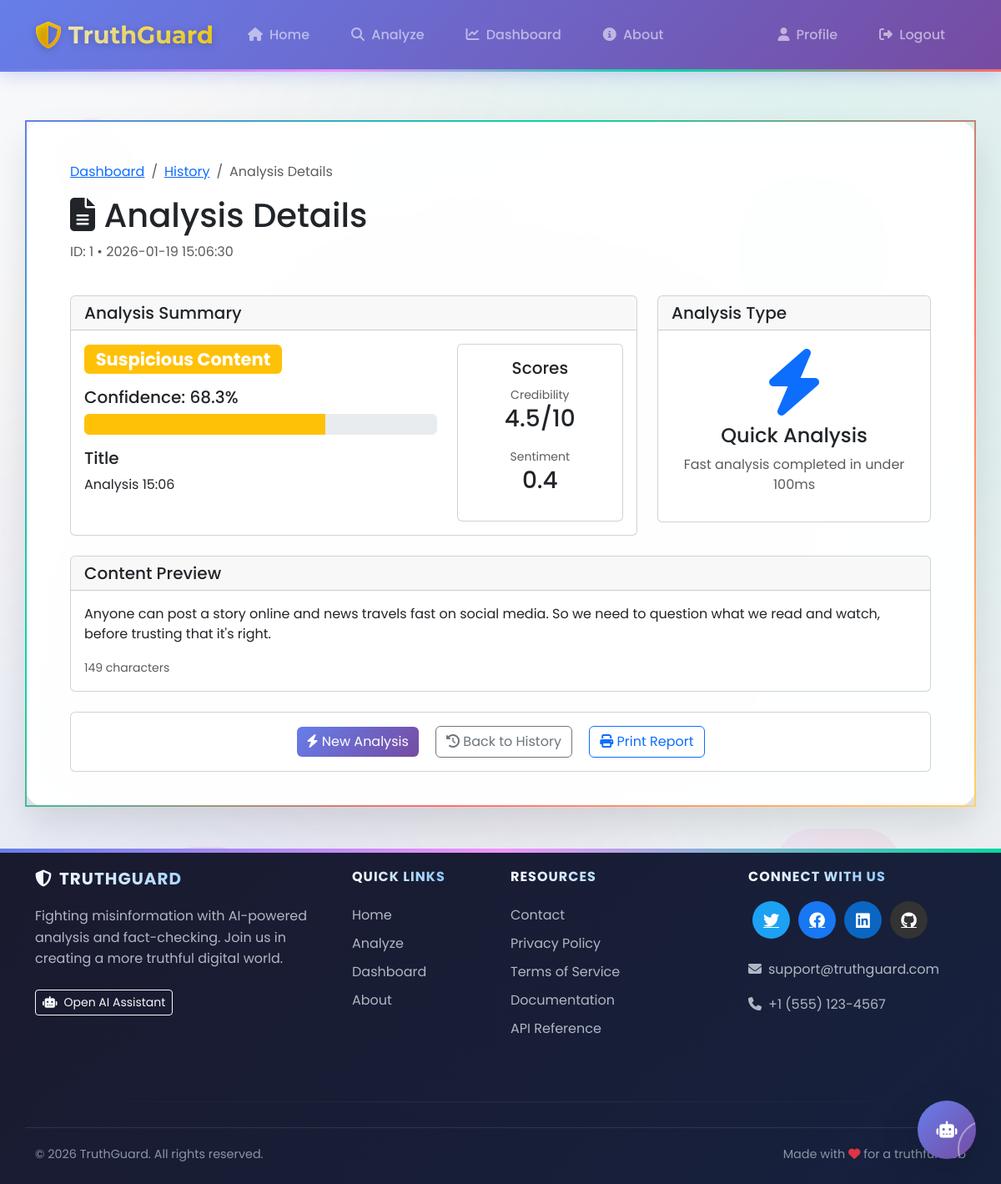
The app's page /analysis/1 (signed in) with its own data.
### app.py (models this page shows, shortened)
class Analysis(db.Model):
    __tablename__ = 'analyses'
    id = db.Column(db.Integer, primary_key=True)
    title = db.Column(db.Text, default='')
    content = db.Column(db.Text, default='')  # raw text content (for display/search)
    article_data = db.Column(db.JSON, nullable=True)  # optional structured article extraction
    source_url = db.Column(db.Text, nullable=True)  # This should be nullable
    classification = db.Column(db.String(20), nullable=False, default='UNKNOWN')  # RELIABLE, SUSPICIOUS, FAKE, etc.
    confidence_score = db.Column(db.Float, nullable=True)
    sentiment_score = db.Column(db.Float, nullable=True)
    sensationalism_score = db.Column(db.Float, nullable=True)
    credibility_score = db.Column(db.Float, nullable=True)
    key_findings = db.Column(db.Text, default='[]')  # JSON string
    recommendations = db.Column(db.Text, nullable=True)  # JSON string
    fact_checks = db.Column(db.Text, nullable=True)  # JSON string
    analysis_metadata = db.Column(db.Text, default='{}')  # JSON string (e.g. word count, etc.)
    is_quick_analysis = db.Column(db.Boolean, default=False)
    user_id = db.Column(db.Integer, db.ForeignKey('user.id'), nullable=False)
    created_at = db.Column(db.DateTime, default=lambda: datetime.now(timezone.utc))
    updated_at = db.Column(db.DateTime, default=lambda: datetime.now(timezone.utc),
                           onupdate=lambda: datetime.now(timezone.utc))

### app.py (the view)
@app.route('/analysis/<int:analysis_id>')
@login_required
def analysis_detail(analysis_id):
    analysis = Analysis.query.get_or_404(analysis_id)
    if analysis.user_id != current_user.id and current_user.role != 'admin':
        flash('Access denied', 'danger')
        return redirect(url_for('dashboard'))
    try:
        key_findings = json.loads(analysis.key_findings) if analysis.key_findings else []
    except:
        key_findings = []
    try:
        analysis_metadata = json.loads(analysis.analysis_metadata) if analysis.analysis_metadata else {}
    except:
        analysis_metadata = {}
    word_count = analysis_metadata.get('word_count', len(analysis.content.split()) if analysis.content else 0)
    return render_template('analysis_detail.html',
                           analysis=analysis,
                           key_findings=key_findings,
                           word_count=word_count,
                           analysis_metadata=analysis_metadata)

### app.py (called while the page is built)
@login_manager.user_loader
def load_user(user_id):
    try:
        return db.session.get(User, int(user_id))
    except Exception:
        return None

@app.context_processor
def inject_gemini_status():
    return {
        'gemini_available': _GEMINI_AVAILABLE,
        'gemini_model': _GEMINI_MODEL,
        'gemini_api_key_set': bool(_GEMINI_API_KEY and _GEMINI_API_KEY != 'your-gemini-api-key-here')
    }

### templates/analysis_detail.html (shortened to what this page needs)
{% extends "base.html" %}
{% block content %}
<div class="container mt-4">
    <div class="row mb-4">
        <div class="col">
            <nav aria-label="breadcrumb">
                <ol class="breadcrumb">
                    <li class="breadcrumb-item"><a href="/dashboard">Dashboard</a></li>
                    <li class="breadcrumb-item"><a href="/history">History</a></li>
                    <li class="breadcrumb-item active">Analysis Details</li>
                </ol>
            </nav>
            <h1><i class="fas fa-file-alt"></i> Analysis Details</h1>
            <p class="text-muted">ID: {{ analysis.id }} • {{ analysis.created_at.strftime('%Y-%m-%d %H:%M:%S') }}</p>
        </div>
    </div>
    <div class="row mb-4">
        <div class="col-lg-8">
            <div class="card">
                <div class="card-header">
                    <h5 class="mb-0">Analysis Summary</h5>
                </div>
                <div class="card-body">
                    <div class="row">
                        <div class="col-md-8">
                            <h3>
                                {% if analysis.classification == 'RELIABLE' %}
                                <span class="badge bg-success">Reliable Content</span>
                                {% elif analysis.classification == 'SUSPICIOUS' %}
                                <span class="badge bg-warning">Suspicious Content</span>
                                {% elif analysis.classification == 'FAKE' %}
                                <span class="badge bg-danger">Fake Content</span>
                                {% else %}
                                <span class="badge bg-secondary">{{ analysis.classification }}</span>
                                {% endif %}
                            </h3>
                            {% if analysis.confidence_score %}
                            <div class="mt-3">
                                <h5>Confidence: {{ (analysis.confidence_score * 100)|round(1) }}%</h5>
                                <div class="progress" style="height: 25px;">
                                    <div class="progress-bar
                                        {% if analysis.confidence_score >= 0.7 %}bg-success
                                        {% elif analysis.confidence_score >= 0.4 %}bg-warning
                                        {% else %}bg-danger{% endif %}"
                                        style="width: {{ analysis.confidence_score * 100 }}%">
                                    </div>
                                </div>
                            </div>
                            {% endif %}
                            {% if analysis.title %}
                            <div class="mt-3">
                                <h5>Title</h5>
                                <p>{{ analysis.title }}</p>
                            </div>
                            {% endif %}
                        </div>
                        <div class="col-md-4">
                            <div class="card">
                                <div class="card-body text-center">
                                    <h5 class="card-title">Scores</h5>
                                    {% if analysis.credibility_score %}
                                    <div class="mb-3">
                                        <small class="text-muted">Credibility</small>
                                        <h3>{{ analysis.credibility_score|round(1) }}/10</h3>
                                    </div>
                                    {% endif %}
                                    {% if analysis.sentiment_score %}
                                    <div class="mb-3">
                                        <small class="text-muted">Sentiment</small>
                                        <h3>{{ analysis.sentiment_score|round(2) }}</h3>
                                    </div>
                                    {% endif %}
                                </div>
                            </div>
                        </div>
                    </div>
                </div>
            </div>
        </div>
        <div class="col-lg-4">
            <div class="card">
                <div class="card-header">
                    <h5 class="mb-0">Analysis Type</h5>
                </div>
                <div class="card-body text-center">
                    {% if analysis.is_quick_analysis %}
                    <div class="display-1 text-primary">
                        <i class="fas fa-bolt"></i>
                    </div>
                    <h4>Quick Analysis</h4>
                    <p class="text-muted">Fast analysis completed in under 100ms</p>
                    {% else %}
                    <div class="display-1 text-success">
                        <i class="fas fa-chart-bar"></i>
                    </div>
                    <h4>Detailed Analysis</h4>
                    <p class="text-muted">Comprehensive analysis with full report</p>
                    {% endif %}
                </div>
            </div>
        </div>
    </div>
    <div class="row mb-4">
        <div class="col">
            <div class="card">
                <div class="card-header">
                    <h5 class="mb-0">Content Preview</h5>
                </div>
                <div class="card-body">
                    <div class="content-preview" style="max-height: 300px; overflow-y: auto;">
                        {{ analysis.content|safe }}
                    </div>
                    <div class="mt-3">
                        <small class="text-muted">{{ analysis.content|length }} characters</small>
                    </div>
                </div>
            </div>
        </div>
    </div>
    <div class="row mt-4">
        <div class="col">
            <div class="card">
                <div class="card-body text-center">
                    <a href="/analyze" class="btn btn-primary me-3">
                        <i class="fas fa-bolt"></i> New Analysis
                    </a>
                    <a href="/history" class="btn btn-outline-secondary me-3">
                        <i class="fas fa-history"></i> Back to History
                    </a>
                    <button onclick="window.print()" class="btn btn-outline-primary">
                        <i class="fas fa-print"></i> Print Report
                    </button>
                </div>
            </div>
        </div>
    </div>
</div>
{% endblock %}

### templates/base.html (shortened to what this page needs)
<!DOCTYPE html>
<html lang="en">
<head>
    <link href="https://cdn.jsdelivr.net/npm/bootstrap@5.3.0/dist/css/bootstrap.min.css" rel="stylesheet">
    <link rel="stylesheet" href="https://cdnjs.cloudflare.com/ajax/libs/font-awesome/6.4.0/css/all.min.css">
    <link rel="stylesheet" href="https://cdnjs.cloudflare.com/ajax/libs/animate.css/4.1.1/animate.min.css">
</head>
<body class="{% if current_user.is_authenticated %}logged-in{% endif %}">
    <div class="floating-bg-element"
        style="top: 70%; right: 10%; width: 150px; height: 150px; background: var(--secondary-gradient); border-radius: 30%; animation-delay: 5s;">
    </div>
    <div class="floating-bg-element"
        style="bottom: 20%; left: 15%; width: 120px; height: 120px; background: var(--danger-gradient); border-radius: 60% 40% 30% 70%; animation-delay: 15s;">
    </div>
    <nav class="navbar navbar-expand-lg navbar-dark fixed-top">
        <div class="container">
            <a class="navbar-brand d-flex align-items-center" href="{{ url_for('index') }}">
                <i class="fas fa-shield-alt me-2"></i>
                <span>TruthGuard</span>
            </a>
            <div class="collapse navbar-collapse" id="navbarNav">
                <ul class="navbar-nav me-auto">
                    <li class="nav-item">
                        <a class="nav-link" href="{{ url_for('index') }}">
                            <i class="fas fa-home me-1"></i> Home
                        </a>
                    </li>
                    <li class="nav-item">
                        <a class="nav-link" href="{{ url_for('analyze') }}">
                            <i class="fas fa-search me-1"></i> Analyze
                        </a>
                    </li>
                    <li class="nav-item">
                        <a class="nav-link" href="{{ url_for('dashboard') }}">
                            <i class="fas fa-chart-line me-1"></i> Dashboard
                        </a>
                    </li>
                    <li class="nav-item">
                        <a class="nav-link" href="{{ url_for('about') }}">
                            <i class="fas fa-info-circle me-1"></i> About
                        </a>
                    </li>
                </ul>
                <ul class="navbar-nav">
                    {% if current_user.is_authenticated %}
                    <li class="nav-item">
                        <a class="nav-link" href="{{ url_for('profile') }}">
                            <i class="fas fa-user me-1"></i> Profile
                        </a>
                    </li>
                    <li class="nav-item">
                        <a class="nav-link" href="{{ url_for('logout') }}">
                            <i class="fas fa-sign-out-alt me-1"></i> Logout
                        </a>
                    </li>
                    {% endif %}
                </ul>
            </div>
        </div>
    </nav>
    <div class="container mt-5 pt-5">
    </div>
    <main class="container mt-5 pt-4">
        {% block content %}{% endblock %}
    </main>
    <footer class="footer mt-auto py-4">
        <div class="container">
            <div class="row">
                <div class="col-md-4 mb-4">
                    <h5><i class="fas fa-shield-alt me-2"></i>TruthGuard</h5>
                    <p>Fighting misinformation with AI-powered analysis and fact-checking. Join us in creating a more
                        truthful digital world.</p>
                    <button class="btn btn-outline-light btn-sm mt-2" id="openChatFromFooter">
                        <i class="fas fa-robot me-2"></i>Open AI Assistant
                    </button>
                </div>
                <div class="col-md-2 mb-4">
                    <h6>Quick Links</h6>
                    <ul class="list-unstyled">
                        <li><a href="{{ url_for('index') }}">Home</a></li>
                        <li><a href="{{ url_for('analyze') }}">Analyze</a></li>
                        <li><a href="{{ url_for('dashboard') }}">Dashboard</a></li>
                        <li><a href="{{ url_for('about') }}">About</a></li>
                    </ul>
                </div>
                <div class="col-md-3 mb-4">
                    <h6>Resources</h6>
                    <ul class="list-unstyled">
                        <li><a href="{{ url_for('contact') }}">Contact</a></li>
                        <li><a href="#">Privacy Policy</a></li>
                        <li><a href="#">Terms of Service</a></li>
                        <li><a href="#">Documentation</a></li>
                        <li><a href="#">API Reference</a></li>
                    </ul>
                </div>
                <div class="col-md-3 mb-4">
                    <h6>Connect With Us</h6>
                    <div class="social-links d-flex mt-3">
                        <a href="#" class="fa-twitter"><i class="fab fa-twitter"></i></a>
                        <a href="#" class="fa-facebook"><i class="fab fa-facebook"></i></a>
                        <a href="#" class="fa-linkedin"><i class="fab fa-linkedin"></i></a>
                        <a href="#" class="fa-github"><i class="fab fa-github"></i></a>
                    </div>
                    <p class="mt-4">
                        <i class="fas fa-envelope me-2"></i>support@truthguard.com
                    </p>
                    <p class="mb-0">
                        <i class="fas fa-phone me-2"></i>+1 (555) 123-4567
                    </p>
                </div>
            </div>
            <hr>
            <div class="row footer-bottom">
                <div class="col-md-6">
                    <p class="mb-0">&copy; <span id="currentYear"></span> TruthGuard. All rights reserved.</p>
                </div>
                <div class="col-md-6 text-md-end">
                    <p class="mb-0">Made with <i class="fas fa-heart text-danger"></i> for a truthful web</p>
                </div>
            </div>
        </div>
    </footer>
    <div id="floatingChatBtn" style="position: fixed; bottom: 30px; right: 30px; z-index: 1000;">
        <button class="btn btn-primary rounded-circle shadow-lg chat-toggle-btn" id="floatingChatBtn">
            <i class="fas fa-robot fa-lg"></i>
            <span class="pulse-ring"></span>
        </button>
    </div>
</body>
</html>

### records on screen
Analysis: id "1", created_at "2026-01-19 15:06:30", (analysis.confidence_score*100)|round(1) "68.3", title "Analysis 15:06", credibility_score "4.5", sentiment_score "0.4", content "Anyone can post a story online and news travels fast on social media. So we need to question what we read and watch, before trusting that it's right."

### other values on screen
{{ analysis.content|length }} "149"
